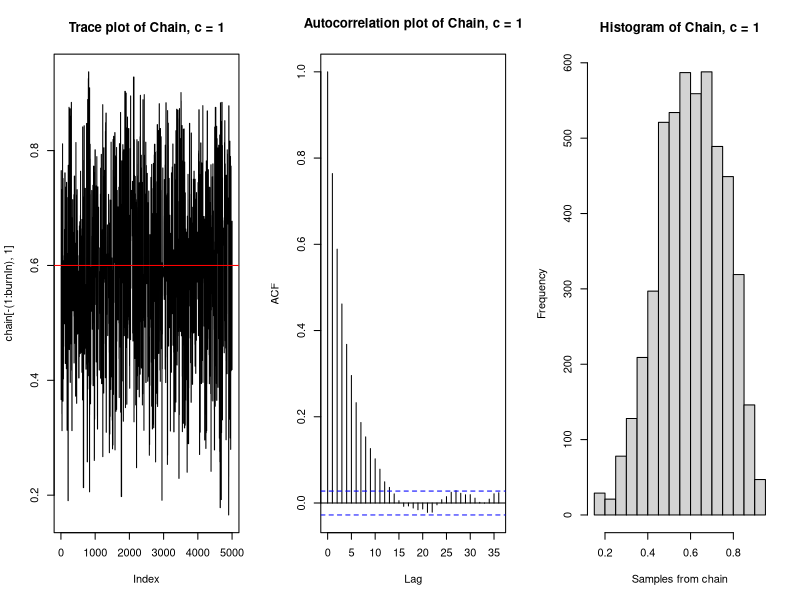
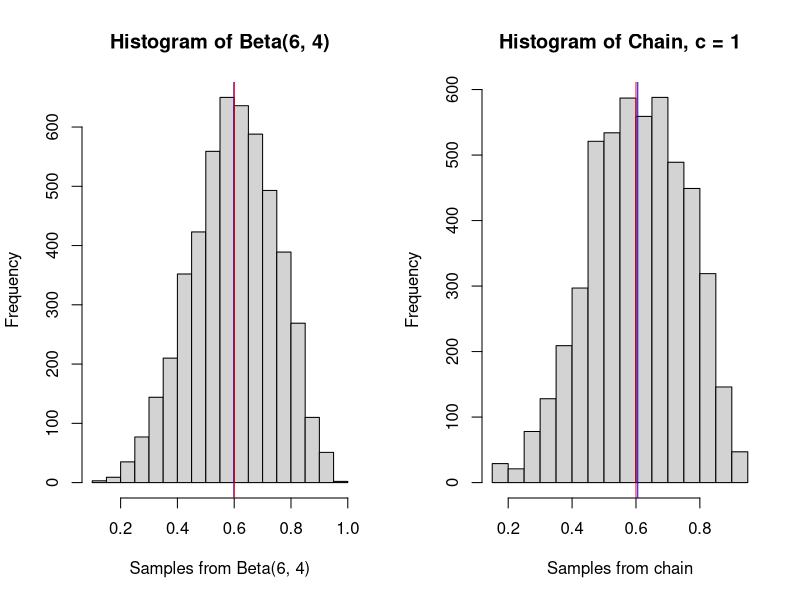
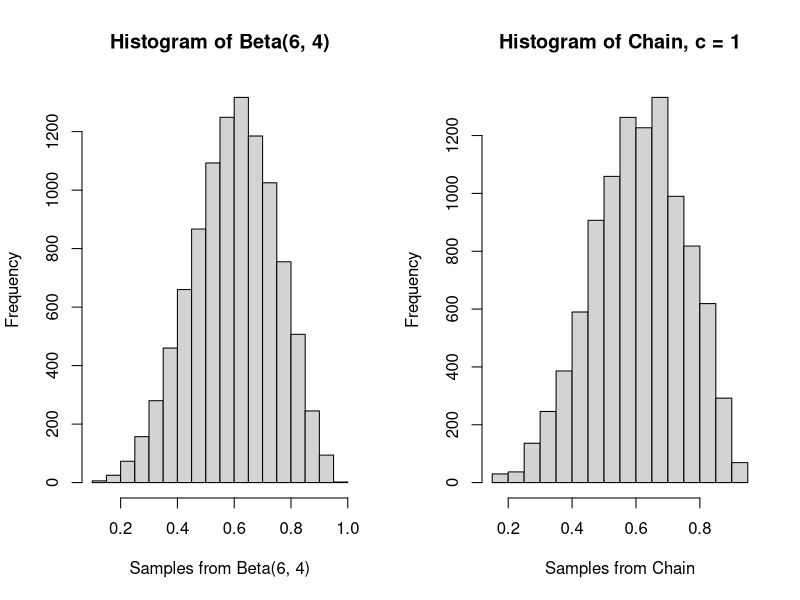
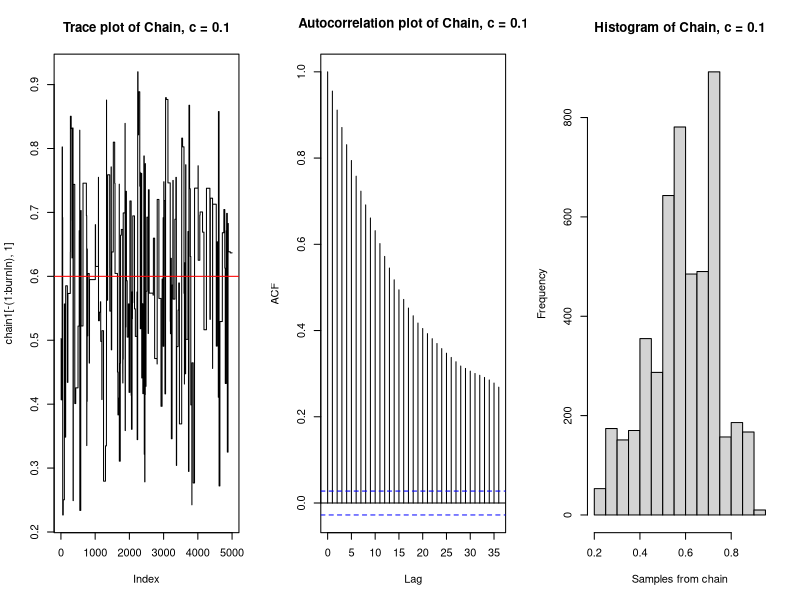
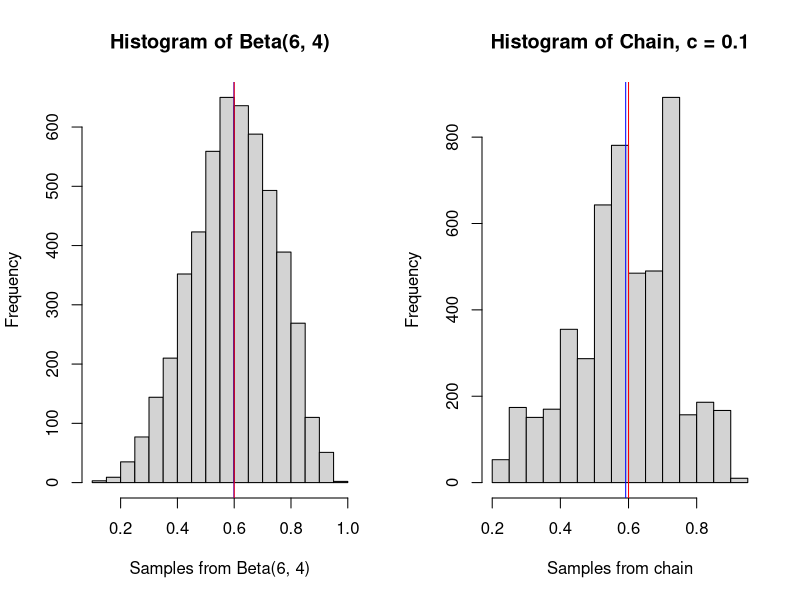
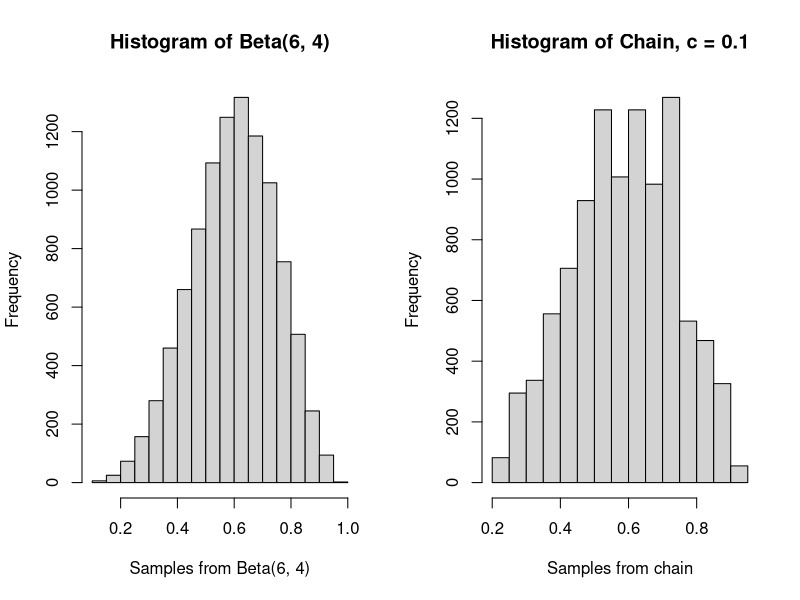
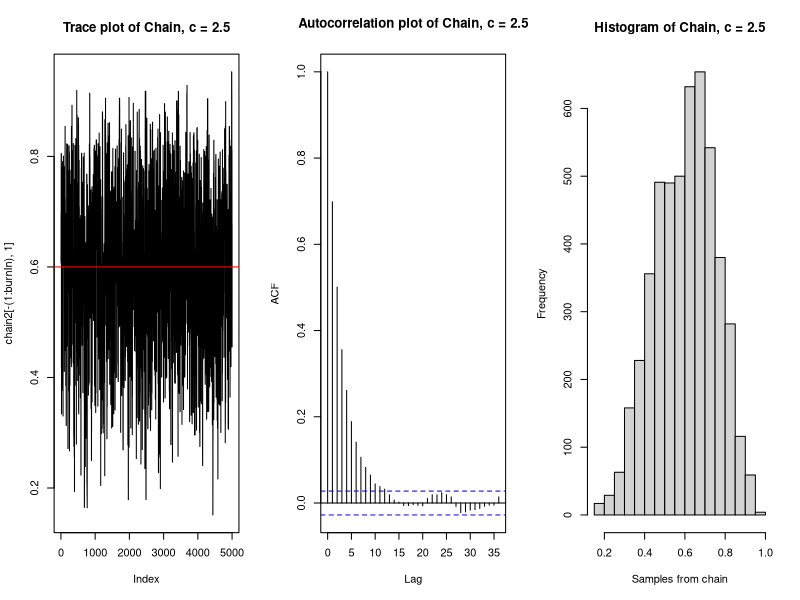
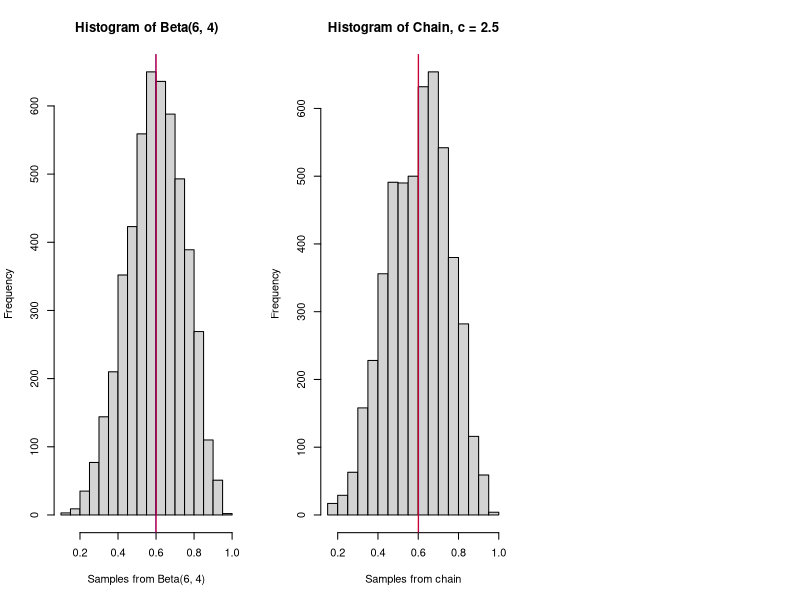

The R source for these figures, in order:
## ---- chunk 1
knitr::opts_chunk$set(echo = TRUE)
## ---- chunk 2
a <- 6
b <- 4

likelihood <- function(param){
  singlelikelihoods = dbeta(param, a, b, log = T)
}

prior <- function(param){
  pr = dunif(param, min=0, max=1, log = T)
  return(pr)
}

posterior <- function(param){
  return (exp(likelihood(param) + prior(param)))
}
## ---- chunk 3
metropolis_MCMC <- function(startvalue, iterations, c){
  chain = array(dim = c(iterations+1,1))
  chain[1,] = startvalue
  for (i in 1:iterations){
    proposal = rbeta(1, c*chain[i,], c*(1-chain[i,]))
    probab = (posterior(proposal)*dbeta(chain[i,],c*proposal,c*(1-proposal)))/
      (posterior(chain[i,])*dbeta(proposal, c*chain[i,], c*(1-chain[i,])))
    if (runif(1) < probab){
      chain[i+1,] = proposal
    }else{
      chain[i+1,] = chain[i,]
    }
  }
  return(chain)
}
## ---- chunk 4
startvalue <- runif(1, 0, 1)
chain=metropolis_MCMC(startvalue, 10000, c=1)
test <- rbeta(10000, 6, 4)
## ---- chunk 5
# Performance of the sampler: c = 1 with BurnIn
par(mfrow=c(1,3))
test2 <- test[5001:10000]
burnIn = 5000
acceptance = 1-mean(duplicated(chain[-(1:burnIn),]))
plot(chain[-(1:burnIn),1], type='l', main = "Trace plot of Chain, c = 1")
abline(h=0.6, col="red")
acf(chain[-(1:burnIn),1], main = "Autocorrelation plot of Chain, c = 1")
hist(chain[-(1:burnIn),1], xlab = "Samples from chain", main = "Histogram of Chain, c = 1") 
## ---- chunk 6
# Histogram of the target distribution Beta(6,4) vs. the Chain with burnIn
par(mfrow=c(1,2))
hist(test2, xlab = "Samples from Beta(6, 4)", main = "Histogram of Beta(6, 4)")
abline(v=mean(test2), col="blue")
abline(v=0.6, col="red")
hist(chain[-(1:burnIn),1], xlab = "Samples from chain", main = "Histogram of Chain, c = 1") 
abline(v = mean(chain[-(1:burnIn),1]), col="blue")
abline(v=0.6, col="red")
## ---- chunk 7
# Histogram of the chain vs. the target distribution Beta(6,4) without BurnIn
par(mfrow=c(1,2))
hist(test, xlab = "Samples from Beta(6, 4)", main = "Histogram of Beta(6, 4)")
hist(chain, xlab = "Samples from Chain", main = "Histogram of Chain, c = 1")
## ---- chunk 8
# Kolmogorov-Smirnov statistic
test2 <- sort(test2)
chainks <- sort(chain[-(1:burnIn),1])
ks.test(chainks, test2)
## ---- chunk 9
# c = 0.1 / c = 2.5 / c = 10
chain1=metropolis_MCMC(startvalue, 10000, c=0.1)
chain2=metropolis_MCMC(startvalue, 10000, c=2.5)
chain3=metropolis_MCMC(startvalue, 10000, c=10)

# Performance of the sampler: c = 0.1
par(mfrow=c(1,3))
acceptance1 = 1-mean(duplicated(chain1[-(1:burnIn),]))
plot(chain1[-(1:burnIn),1], type='l', main = "Trace plot of Chain, c = 0.1")
abline(h=0.6, col="red")
acf(chain1[-(1:burnIn),1], main = "Autocorrelation plot of Chain, c = 0.1")
hist(chain1[-(1:burnIn),1], xlab = "Samples from chain", main = "Histogram of Chain, c = 0.1") 

# Histogram of the target distribution Beta(6,4) vs. the Chain after burnIn
par(mfrow=c(1,2))
hist(test2, xlab = "Samples from Beta(6, 4)", main = "Histogram of Beta(6, 4)")
abline(v=mean(test2), col="blue")
abline(v=0.6, col="red")
hist(chain1[-(1:burnIn),1], xlab = "Samples from chain", main = "Histogram of Chain, c = 0.1") 
abline(v = mean(chain1[-(1:burnIn),1]), col="blue")
abline(v=0.6, col="red")

# Comparing the histogram of the chain with the target distribution Beta(6,4)
par(mfrow=c(1,2))
hist(test, xlab = "Samples from Beta(6, 4)", main = "Histogram of Beta(6, 4)")
hist(chain1, xlab = "Samples from chain", main = "Histogram of Chain, c = 0.1")


# Kolmogorov-Smirnov statistic
chain1ks <- sort(chain1[-(1:burnIn),1])
ks.test(chain1ks, test2)

## ---- chunk 10
# Performance of the sampler: c = 2.5
par(mfrow=c(1,3))
acceptance2 = 1-mean(duplicated(chain2[-(1:burnIn),]))
plot(chain2[-(1:burnIn),1], type='l', main = "Trace plot of Chain, c = 2.5")
abline(h=0.6, col="red")
acf(chain2[-(1:burnIn),1], main = "Autocorrelation plot of Chain, c = 2.5")
hist(chain2[-(1:burnIn),1], xlab = "Samples from chain", main = "Histogram of Chain, c = 2.5") 

# Histogram of the target distribution Beta(6,4) vs. the Chain after burnIn
hist(test2, xlab = "Samples from Beta(6, 4)", main = "Histogram of Beta(6, 4)")
abline(v=mean(test2), col="blue")
abline(v=0.6, col="red")
hist(chain2[-(1:burnIn),1], xlab = "Samples from chain", main = "Histogram of Chain, c = 2.5") 
abline(v = mean(chain2[-(1:burnIn),1]), col="blue")
abline(v=0.6, col="red")

# Comparing the histogram of the chain with the target distribution Beta(6,4)
par(mfrow=c(1,2))
hist(test, xlab = "Samples from Beta(6, 4)", main = "Histogram of Beta(6, 4)")
hist(chain2, xlab = "Samples from chain", main = "Histogram of Chain, c = 2.5")

# Kolmogorov-Smirnov statistic
chain2ks <- sort(chain2[-(1:burnIn),1])
ks.test(chain2ks, test2)

## ---- chunk 11
# Performance of the sampler: c = 10
par(mfrow=c(1,3))
acceptance3 = 1-mean(duplicated(chain3[-(1:burnIn),]))
plot(chain3[-(1:burnIn),1], type='l', main = "Trace plot of Chain, c = 10")
abline(h=0.6, col="red")
acf(chain3[-(1:burnIn),1], main = "Autocorrelation plot of Chain, c = 10")
hist(chain3[-(1:burnIn),1], xlab = "Samples from chain", main = "Histogram of Chain, c = 10") 

# Histogram of the target distribution Beta(6,4) vs. the Chain after burnIn
hist(test2, xlab = "Samples from Beta(6, 4)", main = "Histogram of Beta(6, 4)")
abline(v=mean(test2), col="blue")
abline(v=0.6, col="red")
hist(chain3[-(1:burnIn),1], xlab = "Samples from chain", main = "Histogram of Chain, c = 10") 
abline(v = mean(chain3[-(1:burnIn),1]), col="blue")
abline(v=0.6, col="red")

# Comparing the histogram of the chain with the target distribution Beta(6,4)
par(mfrow=c(1,2))
hist(test, xlab = "Samples from Beta(6, 4)", main = "Histogram of Beta(6, 4)")
hist(chain3, xlab = "Samples from chain", main = "Histogram of Chain, c = 10")

# Kolmogorov-Smirnov statistic
chain3ks <- sort(chain3[-(1:burnIn),1])
ks.test(chain3ks, test2)

## ---- chunk 12
acceptance1
acceptance2
acceptance3
